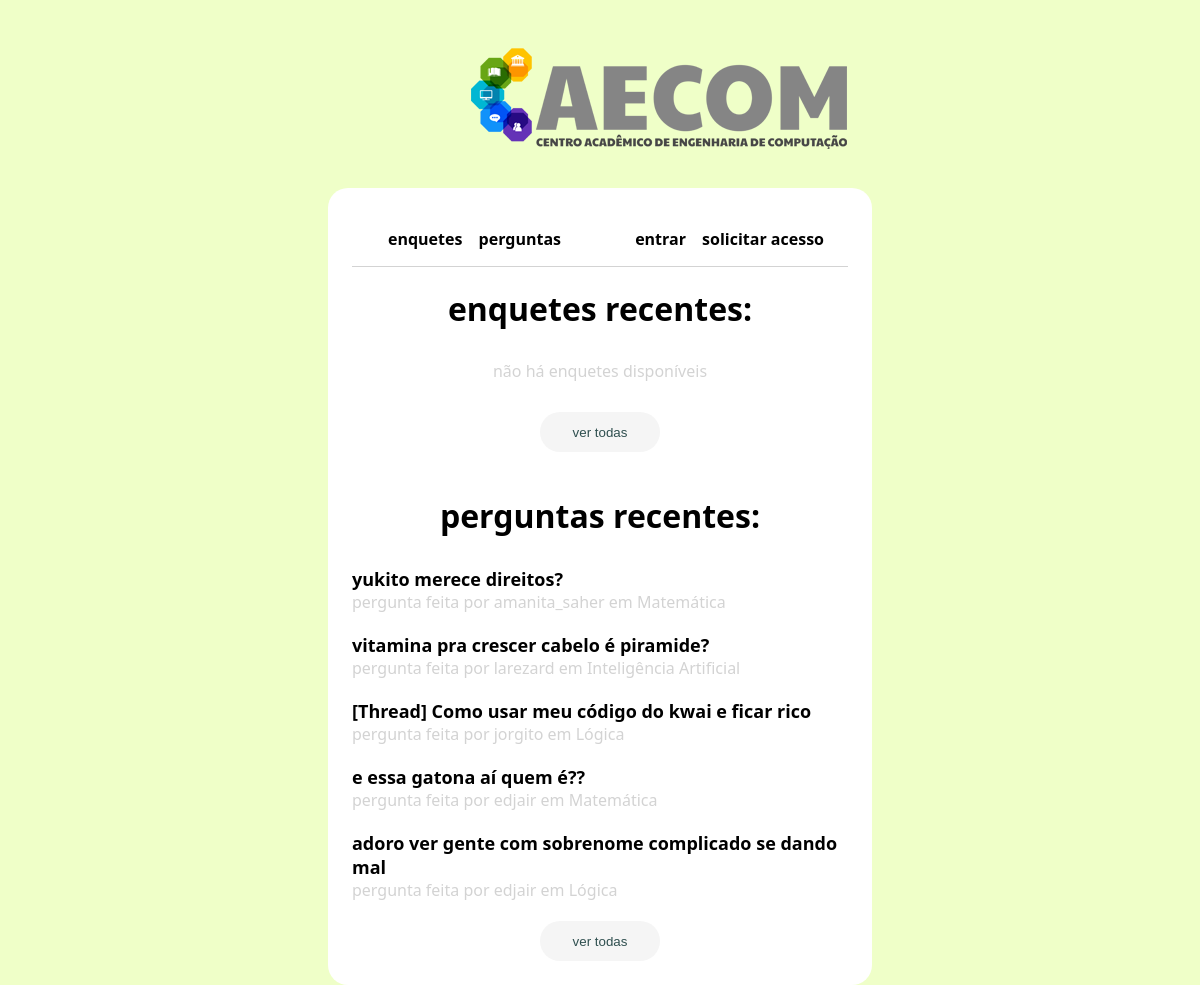
Before: / with the older database file.
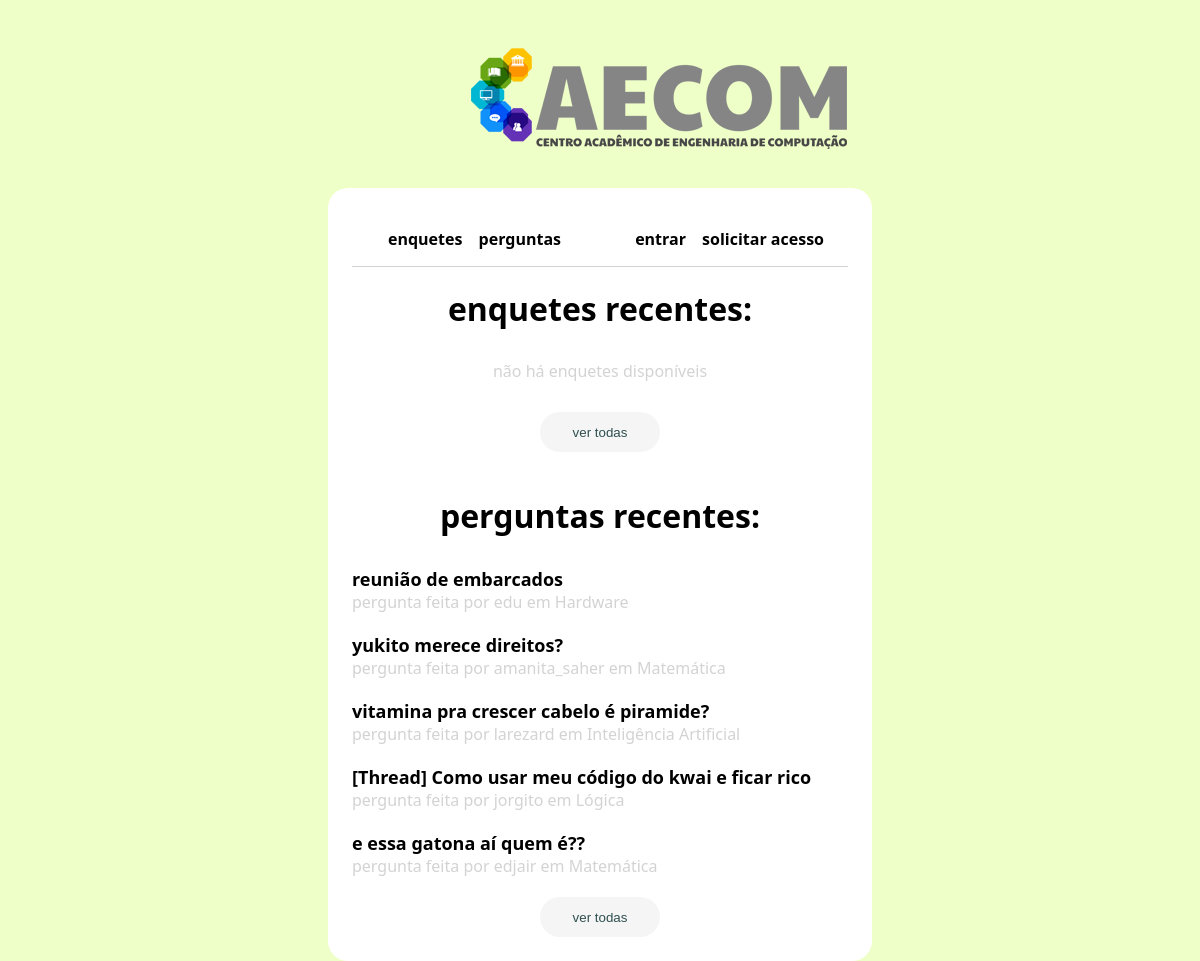
After: the same page with the newer database file.
### main/models.py (models this page shows, shortened)
class Questao(models.Model):
    area_choices = [
        ["Matemática", "Matemática"],
        ["Hardware", "Hardware"],
        ["Software", "Software"],
        ["Inteligência Artificial", "Inteligência Artificial"],
        ["Lógica", "Lógica"],
        ["Programação", "Programação"],
        ["Física", "Física"],
        ["Química", "Química"],
        ["Ciclo Básico", "Ciclo Básico"]
    ]
    author = models.ForeignKey(User, null=False, on_delete=models.CASCADE)
    title = models.CharField(max_length=200, null=False)
    body = models.TextField(null=False)
    area = models.CharField(max_length=200, choices=area_choices, null=False, default='Ciclo Básico')
    created_at = models.DateTimeField(auto_now_add=True)
    updated_at = models.DateTimeField(auto_now=True)

### main/views.py (the view)
# urls.py: path('', views.homepage, name='index'),
def homepage(request):
    questions = Questao.objects.all().order_by('-created_at')
    polls = Poll.objects.all().order_by('-created_at')
    context = {
        'questions': questions,
        'polls': polls
    }
    return render(request, 'homepage.html', context)

### main/templates/homepage.html (shortened to what this page needs)
{% extends 'layouts/page.html' %}
{% block content %}
<div class="page">
<h1 class="title"> enquetes recentes: </h1>
{% if not polls.all %}
        <p class="no-polls-text">não há enquetes disponíveis</p>
{% endif %}
<a href="{% url 'polls-all' %}"><input type="submit" class="submit-button" value="ver todas"></a>
<br>
<h1 class="title"> perguntas recentes: </h1>
{% if not questions.all %}
        <p class="no-polls-text">não há enquetes disponíveis</p>
    {% else %}
    {% for question in questions|slice:":5" %}
    <div class="question-list-item">
        <a href="{% url 'question' question.id %}">
            <p class="question-list-item-title">
                {{question.title}}
            </p>
            <p class="question-list-item-author">
                pergunta feita por {{question.author.username}} em {{question.area}}
            </p>
        </a>
    </div>
    {% endfor %}
{% endif %}
<a href="{% url 'topics' %}"><input type="submit" class="submit-button" value="ver todas"></a>
</div>
{% endblock %}

Changed rows visible on the page:
no longer on this page (row unchanged): Questao: title "adoro ver gente com sobrenome complicado se dando mal", author.username "edjair", area "Lógica"
added Questao: title "reunião de embarcados", author.username "edu", area "Hardware"
